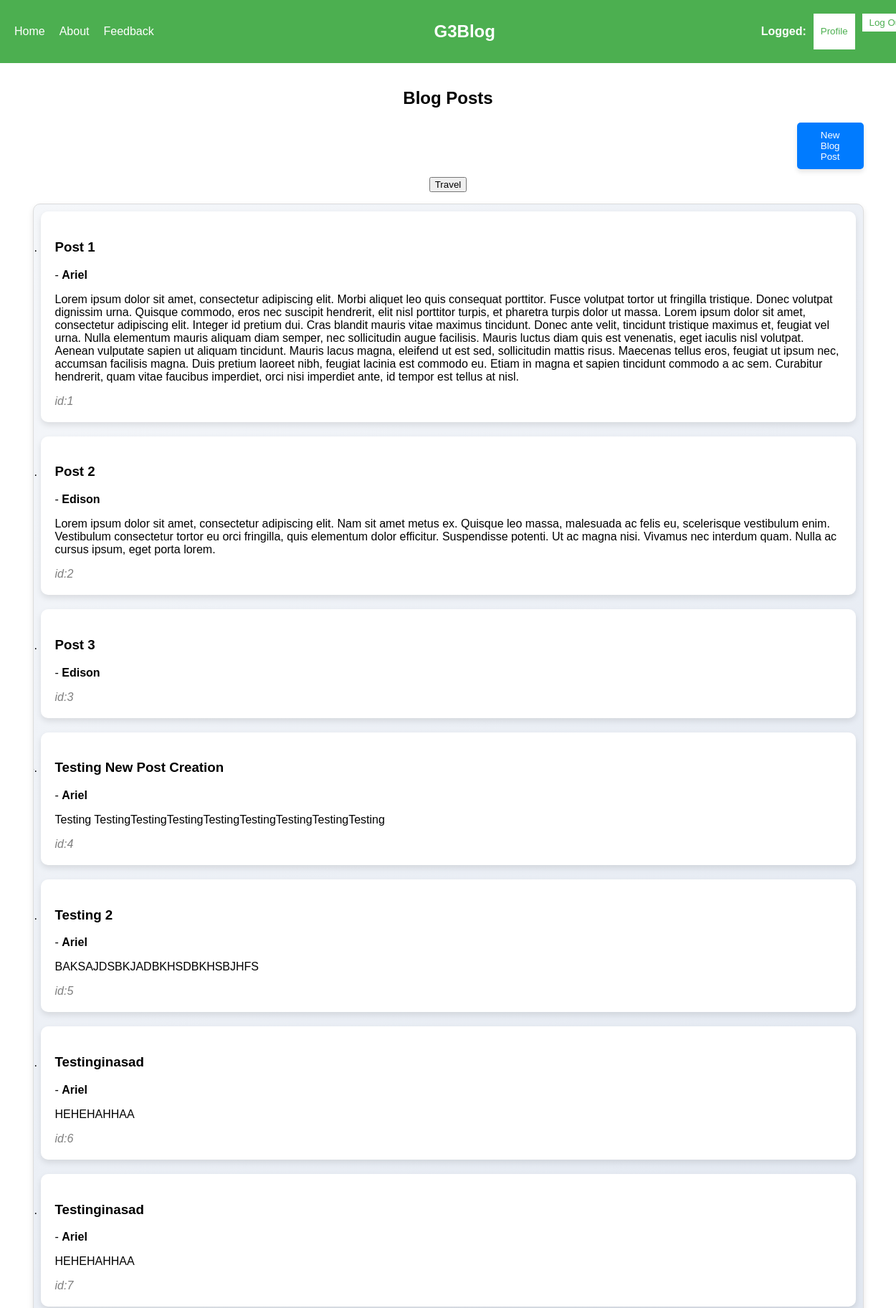
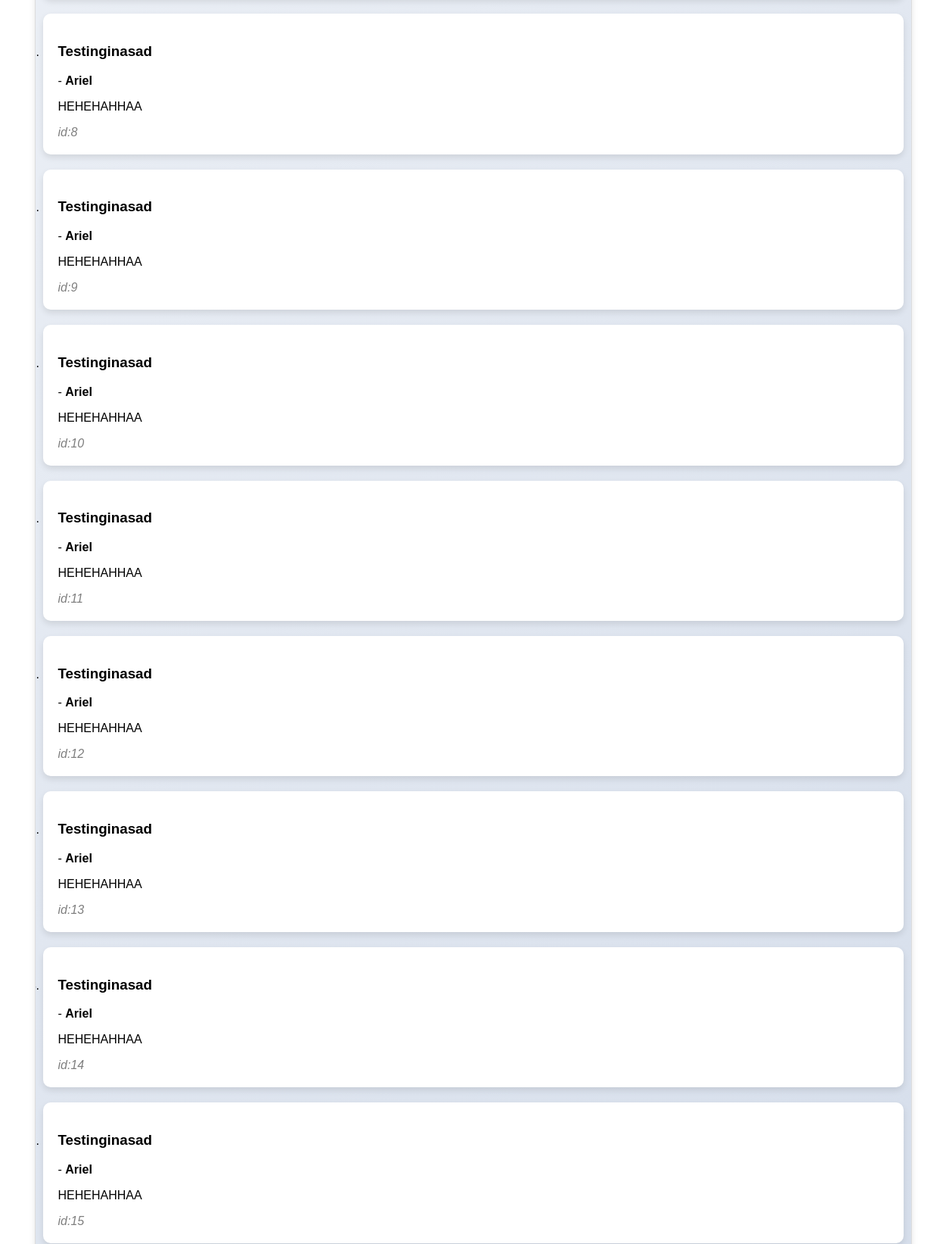
Page /Pages/Home_User.php (upper part) on the committed database (2 pictures, top to bottom).
### tables this page shows
CREATE TABLE "Blogposts" (
	"BlogID"	INTEGER,
	"PosterName"	VARCHAR(50),
	"BlogTitle"	VARCHAR(100),
	"BlogContent"	TEXT,
	PRIMARY KEY("BlogID" AUTOINCREMENT)
);

### Data/dbUser.php (called while the page is built, shortened)
<?php
    class DBSQLiteUser{
        private $databaseObj;
        public function __construct(string $dbName)
        {
            $this->databaseObj = new PDO("sqlite:" . $dbName);
            $this->databaseObj->setAttribute(PDO::ATTR_ERRMODE, PDO::ERRMODE_EXCEPTION);
        }
        public function dbRawFetchQuery(string $sql){
            $returnData = "FAIL";
            try{
                $query = $this->databaseObj->query($sql);
                $returnData = $query->fetchAll(PDO::FETCH_ASSOC);
            }
            catch(PDOException $sqlE){
                consoleLog($sqlE->getMessage());
            }
            catch(Exception $e){
                consoleLog($e->getMessage());
            }
            return $returnData;
        }
    }
    function getBlogPosts(&$database){
        $sql = "SELECT * FROM Blogposts;";
        $retrievedData = $database->dbRawFetchQuery($sql);
        return $retrievedData;
    }
    function getBlogPostsArr(&$database){
        $dataArr = [];
        $data = getBlogPosts($database);
        for($i = 0; $i < count($data); $i++){
            $taken = $data[$i];
            $blogID = $taken['BlogID'];
            $poster = $taken['PosterName'];
            $title = $taken['BlogTitle'];
            $content = $taken['BlogContent'];
            array_push($dataArr, [$blogID, $poster, $title, $content]);
        }
        return $dataArr;
    }
?>

### Pages/Home_User.php (the view, shortened to what this page needs)
<!DOCTYPE html>
<html lang="en">
    <head>
        <link rel="stylesheet" href="../CSS/homepage.css" />
    </head>
    <body>
        <?php
            include '../Data/dbUser.php';
            $db = new DBSQLiteUser("../Data/Database.db");
        ?>
        <header>
            <?php
                $user = $_GET['user'];
                $role = $_GET['role'];
            ?>
            <nav>
                <ul>
                    <li><a href="Home_User.php?role=<?php echo $role?>&user=<?php echo $user?>">Home</a></li>
                    <li><a href="">About</a></li>
                    <li><a href="Contact_User.php?role=<?php echo $role?>&user=<?php echo $user?>">Feedback</a></li>
                </ul>
                <div>
                    <h2>G3Blog</h2>
                </div>
                <div class="account-buttons">
                    <?php echo "<p><b>Logged: </b>$user</p>"?>
                    <button>Profile</button>
                    <a href="../index.php">
                        <button>Log Out</button>
                    </a>
                </div>
            </nav>
        </header>
        <main>
            <div class="blog-posts">
                <h2>Blog Posts</h2>
                <a href="New_Post.php?role=<?php echo $role?>&user=<?php echo $user?>">
                    <button class="new-post-button">New Blog Post</button>
                </a>
                <a href="Get_File.php?role=<?php echo $role?>&user=<?php echo $user?>">
                    <button class="Travel-button">Travel</button>
                </a>
                <ol class="posts-grid">
                    <?php
                        $data = getBlogPostsArr($db);
                        for($i = 0; $i < count($data); $i++){
                            $blogID = $data[$i][0];
                            $poster = $data[$i][1];
                            $title = $data[$i][2];
                            $content = $data[$i][3];
                            echo "
                                <li class='post'>
                                    <h3>$title</h3> - <b>$poster</b>
                                    <p>$content</p>
                                    <i class='bid'>id:$blogID</i>
                                </li>
                            ";
                        }
                    ?>
                </ol>
            </div>
        </main>
    </body>
</html>

### CSS/homepage.css (style rules this page uses)
body { font-family: Arial, sans-serif; margin: 0; padding: 0; display: flex; flex-direction: column; min-height: 100vh; width: 100%; overflow-x: hidden; }
header { background-color: #4caf50; color: white; padding: 10px 0; }
nav { display: flex; width: 100%; justify-content: space-between; align-items: center; padding: 0 20px; }
nav ul { list-style: none; margin: 0; padding: 0; display: flex; }
nav ul li { margin-right: 20px; }
nav ul li a { color: white; text-decoration: none; }
.account-buttons { display: flex; margin-right: 0%; }
.account-buttons button { margin-left: 10px; background-color: white; color: #4caf50; border: none; padding: 5px 10px; cursor: pointer; }
main { flex: 1; padding: 15px; }
.blog-posts { text-align: center; width: 95%; margin: 0 auto; }
.new-post-button { position: initial; top: 10px; margin-left: 92%; margin-bottom: 1%; padding: 10px 20px; background-color: #007bff; color: white; border: none; border-radius: 5px; cursor: pointer; box-shadow: 0 4px 6px rgba(0, 0, 0, 0.1); transition: background-color 0.3s ease; }
.posts-grid { text-align: left; gap: 20px; overflow-y: auto; max-height: 65vh; padding: 10px; border: 1px solid #ddd; border-radius: 10px; box-shadow: 0 4px 8px rgba(0, 0, 0, 0.1); background: linear-gradient(135deg, #f5f7fa, #c3cfe2); }
.post { background: white; padding: 20px; border-radius: 10px; box-shadow: 0 4px 8px rgba(0, 0, 0, 0.1); height: fit-content; margin-bottom: 20px; }
.bid { opacity: 0.5; }

### rows in the picture
blogposts: BlogTitle "Post 1", PosterName "Ariel", BlogContent "Lorem ipsum dolor sit amet, consectetur adipiscing elit. Morbi aliquet leo quis consequat porttitor. Fusce volutpat tortor ut fringilla tristique. Donec volutpat dignissim urna. Quisque commodo, eros nec suscipit hendrerit, elit nisl porttitor turpis, et pharetra turpis dolor ut massa. Lorem ipsum dolor sit amet, consectetur adipiscing elit. Integer id pretium dui. Cras blandit mauris vitae maximus tincidunt. Donec ante velit, tincidunt tristique maximus et, feugiat vel urna. Nulla elementum mauris aliquam diam semper, nec sollicitudin augue facilisis. Mauris luctus diam quis est venenatis, eget iaculis nisl volutpat. Aenean vulputate sapien ut aliquam tincidunt. Mauris lacus magna,…", BlogID "1"
blogposts: BlogTitle "Post 2", PosterName "Edison", BlogContent "Lorem ipsum dolor sit amet, consectetur adipiscing elit. Nam sit amet metus ex. Quisque leo massa, malesuada ac felis eu, scelerisque vestibulum enim. Vestibulum consectetur tortor eu orci fringilla, quis elementum dolor efficitur. Suspendisse potenti. Ut ac magna nisi. Vivamus nec interdum quam. Nulla ac cursus ipsum, eget porta lorem.", BlogID "2"
blogposts: BlogTitle "Post 3", PosterName "Edison", BlogID "3"
blogposts: BlogTitle "Testing New Post Creation", PosterName "Ariel", BlogContent "Testing TestingTestingTestingTestingTestingTestingTestingTesting", BlogID "4"
blogposts: BlogTitle "Testing 2", PosterName "Ariel", BlogContent "BAKSAJDSBKJADBKHSDBKHSBJHFS", BlogID "5"
blogposts: BlogTitle "Testinginasad", PosterName "Ariel", BlogContent "HEHEHAHHAA", BlogID "6"
blogposts: BlogTitle "Testinginasad", PosterName "Ariel", BlogContent "HEHEHAHHAA", BlogID "7"
blogposts: BlogTitle "Testinginasad", PosterName "Ariel", BlogContent "HEHEHAHHAA", BlogID "8"
blogposts: BlogTitle "Testinginasad", PosterName "Ariel", BlogContent "HEHEHAHHAA", BlogID "9"
blogposts: BlogTitle "Testinginasad", PosterName "Ariel", BlogContent "HEHEHAHHAA", BlogID "10"
blogposts: BlogTitle "Testinginasad", PosterName "Ariel", BlogContent "HEHEHAHHAA", BlogID "11"
blogposts: BlogTitle "Testinginasad", PosterName "Ariel", BlogContent "HEHEHAHHAA", BlogID "12"
blogposts: BlogTitle "Testinginasad", PosterName "Ariel", BlogContent "HEHEHAHHAA", BlogID "13"
blogposts: BlogTitle "Testinginasad", PosterName "Ariel", BlogContent "HEHEHAHHAA", BlogID "14"
blogposts: BlogTitle "Testinginasad", PosterName "Ariel", BlogContent "HEHEHAHHAA", BlogID "15"
